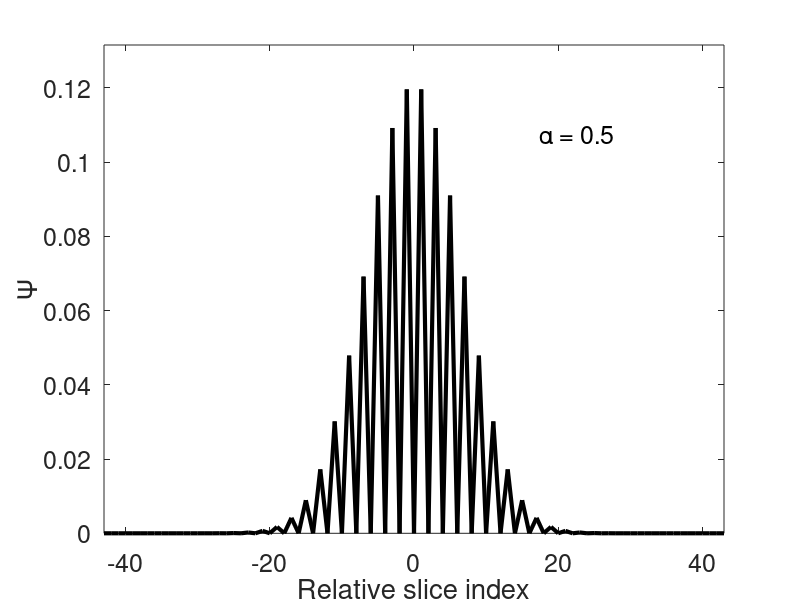
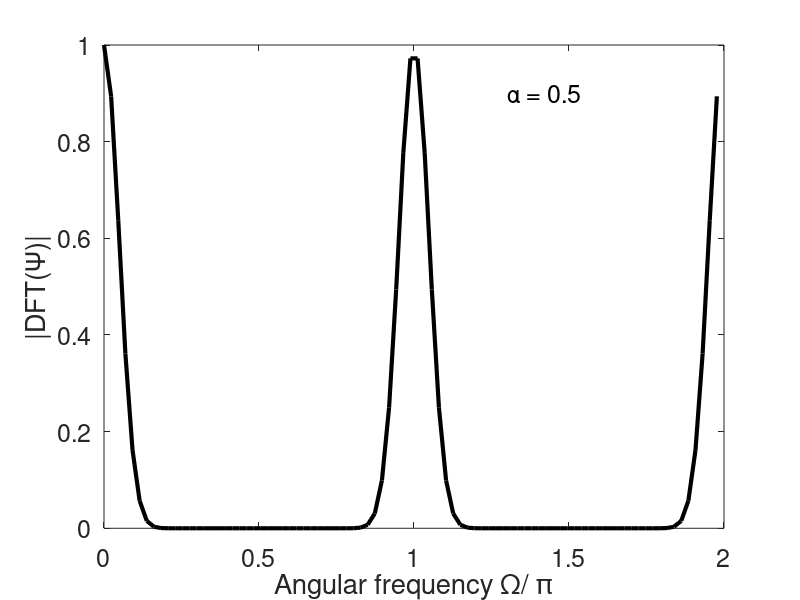
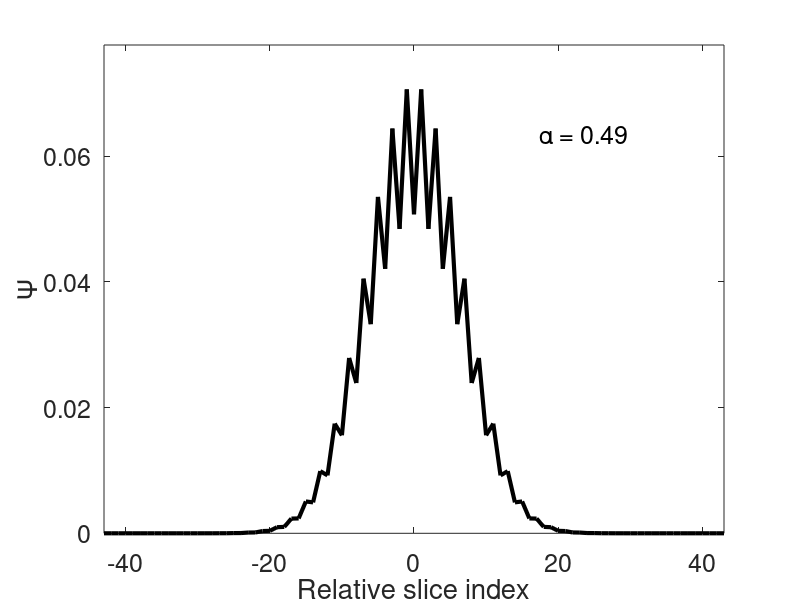
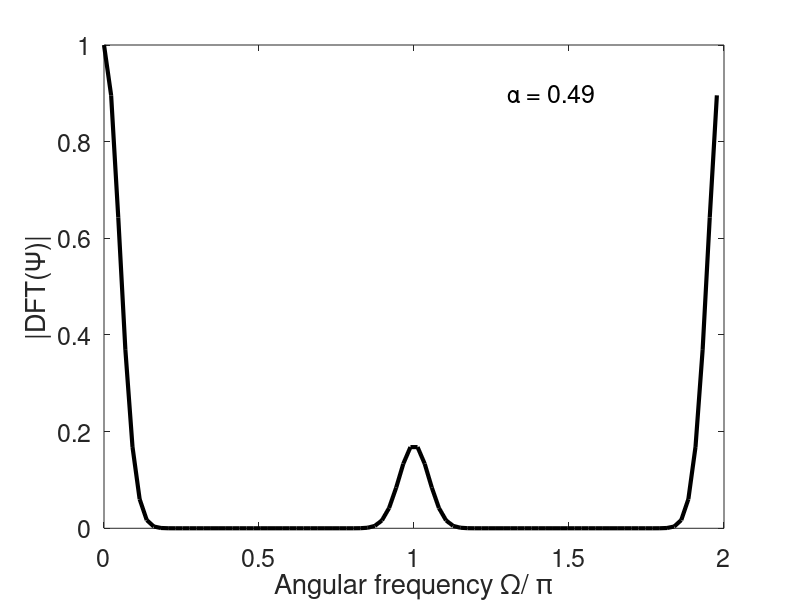

The MATLAB source for these figures, in order: (Note: this script raises an error after producing the figures.)
% paper_figures.m
%
% Script to generate the plots/figures used in the paper.
%
% Version: 0.2.18
% Author: Ramon Casero <rcasero@gmail.com>
% Copyright © 2016 University of Oxford
% 
% University of Oxford means the Chancellor, Masters and Scholars of
% the University of Oxford, having an administrative office at
% Wellington Square, Oxford OX1 2JD, UK. 
%
% This file is part of Gerardus.
%
% This program is free software: you can redistribute it and/or modify
% it under the terms of the GNU General Public License as published by
% the Free Software Foundation, either version 3 of the License, or
% (at your option) any later version.
%
% This program is distributed in the hope that it will be useful,
% but WITHOUT ANY WARRANTY; without even the implied warranty of
% MERCHANTABILITY or FITNESS FOR A PARTICULAR PURPOSE.  See the
% GNU General Public License for more details. The offer of this
% program under the terms of the License is subject to the License
% being interpreted in accordance with English Law and subject to any
% action against the University of Oxford being under the jurisdiction
% of the English Courts.
%
% You should have received a copy of the GNU General Public License
% along with this program.  If not, see <http://www.gnu.org/licenses/>.

% laptop at home
BASEDIR = '/media/rcasero/mvldata/data';
PROJDIR = '/home/rcasero/Software/casero2015_3d_histology_diffusion_registration';

% workstation at the office
BASEDIR = '/data2';
PROJDIR = '/home/orie1416/Software/casero2015_3d_histology_diffusion_registration';

% documentation directories
DOCDIR = [PROJDIR filesep 'doc'];
FIGDIR = [DOCDIR filesep 'figures'];
SRCDIR = [PROJDIR filesep 'src'];

MOUSE = 'Q53';

IMPROCDIR = [BASEDIR '/Mouse/' MOUSE '/ImageProcessing'];
BFDATADIR = [BASEDIR '/Mouse/' MOUSE '/Blockface'];
BFSDATADIR = [IMPROCDIR '/BlockfaceStabilised'];
BFCDATADIR = [IMPROCDIR '/BlockfaceCorrected'];
BFPDATADIR = [IMPROCDIR '/BlockfacePreprocessed'];
% HISTO = 'HistologyTrichrome';
HISTO = 'HistologySiriusRed';
HISTOLO = [HISTO 'LoRes'];
HISTLODIR = [BASEDIR '/Mouse/' MOUSE filesep HISTOLO];
HISTDIR = [BASEDIR '/Mouse/' MOUSE filesep HISTO];
HISTLOREGDIR = [BASEDIR '/Mouse/' MOUSE filesep HISTOLO '_to_BlockfaceCorrectedRegistration'];
%HISTLO2BFREGSIMILARITYDIR = [IMPROCDIR filesep HISTOLO 'GrayToBlockfaceRegistrationSimilarity'];
HISTLO2BFREGRIGID = [HISTOLO '_to_BlockfaceRegistrationRigid'];
HISTLO2BFREGRIGIDDIR = [IMPROCDIR filesep HISTLO2BFREGRIGID];
INTRAHISTLORIGID = ['Intra_' HISTOLO];
INTRAHISTLOBSP = ['Intra_' HISTOLO '_Bsp'];
INTRANOBFHISTLORIGID = ['NoBlockfaceIntra_' HISTOLO];

HISTLOPDIR = [HISTLO2BFREGRIGIDDIR 'Preprocessed'];

HISTREC = [HISTO 'Reconstructed'];
HISTREC_LVFREE = [HISTREC '_LV_FreeWall'];
HISTREF_LVFREE = [HISTREC 'Refined_LV_FreeWall'];
HISTRECDIR = [IMPROCDIR filesep HISTREC];
HISTRECDIR_LVFREE = [HISTRECDIR '_LV_FreeWall'];
HISTREFDIR_LVFREE = [HISTRECDIR 'Refined_LV_FreeWall'];

% initial alignment of histology to blockface, common to all subsequent
% refinements
T_HISTLO2BF = ['t_' HISTOLO '_to_Blockface.mat'];
T_HISTLO2BF_FILE = [IMPROCDIR filesep T_HISTLO2BF];
T_INTRAHISTLO = ['t_Intra_' HISTOLO '.mat'];
T_NOBF_INTRAHISTLO = ['t_NoBlockfaceIntra_' HISTOLO '.mat'];
T_TOTHIST_LVFREE = ['t_Total_' HISTO '_LV_FreeWall.mat'];

% manually traced landmarks
PTS_HIST2BF = ['pts_' HISTOLO '_to_Blockface.mat'];


%%%%%%%%%%%%%%%%%%%%%%%%%%%%%%%%%%%%%%%%%%%%%%%%%%%%%%%%%%%%%%%%%%%%%%%%%%%
%% repeat convolution of solution kernels
%%%%%%%%%%%%%%%%%%%%%%%%%%%%%%%%%%%%%%%%%%%%%%%%%%%%%%%%%%%%%%%%%%%%%%%%%%%

% number of repeat convolutions
N = 42;

% values of constant alpha
for a = [0.50 0.49 0.45];
    
    % create the local neighborhood kernel
    h = [a 1-2*a a];
    
    % repeat convolution
    h2 = h;
    for I = 1:N; h2 = conv(h2, h); end
    
    % in frequency domain
    H2 = abs(fft(h2));
    
    % plot repeat convolution
    hold off
    N2 = length(h2);
    x2 = (1:N2)-(N2+1)/2;
    plot(x2, h2, 'k', 'LineWidth', 3)
    xlabel('Relative slice index')
    ylabel('\Psi')
    set(gca, 'FontSize', 18)
    axis([min(x2) max(x2) 0 max(h2)*1.1])
    text(length(x2)/2*.4, max(h2)*.9, ['\alpha = ' num2str(a)], 'FontSize', 18)
    
    saveas(gca, [FIGDIR filesep 'kernel-spatial-alpha-' num2str(a) '.tif'])
    
    % plot frequency domain
    M2 = length(H2);
    theta2 = linspace(0, 2, M2+1);
    theta2(end) = [];
    plot(theta2, H2, 'k', 'LineWidth', 3)
    xlabel('Angular frequency \Omega/ \pi')
    ylabel('|DFT(\Psi)|')
    set(gca, 'FontSize', 18)
    text(1.3, max(H2)*.9, ['\alpha = ' num2str(a)], 'FontSize', 18)
    
    saveas(gca, [FIGDIR filesep 'kernel-freq-alpha-' num2str(a) '.tif'])

end

%%%%%%%%%%%%%%%%%%%%%%%%%%%%%%%%%%%%%%%%%%%%%%%%%%%%%%%%%%%%%%%%%%%%%%%%%%%
%% visualization of transformation diffusion with vertical translation
%% (solution is sine wave)
%%%%%%%%%%%%%%%%%%%%%%%%%%%%%%%%%%%%%%%%%%%%%%%%%%%%%%%%%%%%%%%%%%%%%%%%%%%

% coefficient
alpha = 0.49;

% number of slices
N = 100;

% place slices along true shape as sine wave
x = (0:(N-1))/N;
t = sin(2*pi*x);

% keep a copy of the true shape
t0 = t;

% random initialization of slice positions away from their perfect
% alignment
rng(10)
noise = rand(1, N);
noise = noise - mean(noise);
t = t + 2.4 * noise;

% plot slice positions
hold off
plot(0:N-1, t, 'k', 'LineWidth', 2)
set(gca, 'FontSize', 16)
hold on
plot(0:N-1, t0, ':k', 'LineWidth', 2)
axis([0 100 -3 2])
xlabel('slice index')
ylabel('slice position')

% save figure
saveas(gca, [FIGDIR filesep 'registration-diffusion-toy-translation-ground-truth.png'])

% compute registration between slices
fprev = -diff(t);
fpos = -diff(t(end:-1:1));
fpos = fpos(end:-1:1);

% pad with values so that computing the slice update step is more simple.
% After padding, for the i-th slice we can do alpha*(fprev(i)+fpos(i))
fprev = [NaN fprev];
fpos = [fpos NaN];

% init accumulated transform to apply to each slice
ftot = zeros(1, N);

% NOTE: the optimal reconstruction is ITER = 42

% allocate space for reconstruction error
err = zeros(1, 7000);

%% reduce amount of registration noise, but don't get to optimal reconstruction
for I = 1:5

    % impose Neumann conditions at the extremes, i.e. 2*delta(0,1) and
    % 2*delta(N-1,N-2) respectively
    fprev(1) = fpos(1);
    fpos(end) = fprev(end);
    
    % compute the transform to apply to each slice in this iteration
    f = alpha * (fprev + fpos);
    
    % compose with the previous transforms to obtain a total transform
    ftot = ftot + f;
    
    % update neighbour transformation step (note that we ignore the element
    % for the ghost slices)
    fprev(2:end) = fprev(2:end) - f(2:end) + f(1:end-1);
    fpos(1:end-1) = fpos(1:end-1) - f(1:end-1) + f(2:end);
    
    % compute the error between the reconstruction and the true shape
    err(I) = norm(t + ftot - t0);
    
   
end

% plot slice positions
hold off
plot(0:N-1, t + ftot, 'k', 'LineWidth', 2)
set(gca, 'FontSize', 16)
hold on
plot(0:N-1, t0, ':k', 'LineWidth', 2)
axis([0 100 -3 2])
xlabel('slice index')
ylabel('slice position')

% save figure
saveas(gca, [FIGDIR filesep 'registration-diffusion-toy-translation-iter-5.png'])

%% run more iterations until achieving optimal reconstruction
for I = 6:42

    % impose Neumann conditions at the extremes, i.e. 2*delta(0,1) and
    % 2*delta(N-1,N-2) respectively
    fprev(1) = fpos(1);
    fpos(end) = fprev(end);
    
    % compute the transform to apply to each slice in this iteration
    f = alpha * (fprev + fpos);
    
    % compose with the previous transforms to obtain a total transform
    ftot = ftot + f;
    
    % update neighbour transformation step (note that we ignore the element
    % for the ghost slices)
    fprev(2:end) = fprev(2:end) - f(2:end) + f(1:end-1);
    fpos(1:end-1) = fpos(1:end-1) - f(1:end-1) + f(2:end);
    
    % compute the error between the reconstruction and the true shape
    err(I) = norm(t + ftot - t0);
    
   
end

% plot slice positions
hold off
plot(0:N-1, t + ftot, 'k', 'LineWidth', 2)
set(gca, 'FontSize', 16)
hold on
plot(0:N-1, t0, ':k', 'LineWidth', 2)
axis([0 100 -3 2])
xlabel('slice index')
ylabel('slice position')

% save figure
saveas(gca, [FIGDIR filesep 'registration-diffusion-toy-translation-iter-42.png'])

%% run more iterations until achieving optimal reconstruction
for I = 43:1000

    % impose Neumann conditions at the extremes, i.e. 2*delta(0,1) and
    % 2*delta(N-1,N-2) respectively
    fprev(1) = fpos(1);
    fpos(end) = fprev(end);
    
    % compute the transform to apply to each slice in this iteration
    f = alpha * (fprev + fpos);
    
    % compose with the previous transforms to obtain a total transform
    ftot = ftot + f;
    
    % update neighbour transformation step (note that we ignore the element
    % for the ghost slices)
    fprev(2:end) = fprev(2:end) - f(2:end) + f(1:end-1);
    fpos(1:end-1) = fpos(1:end-1) - f(1:end-1) + f(2:end);
    
    % compute the error between the reconstruction and the true shape
    err(I) = norm(t + ftot - t0);
    
   
end

% plot slice positions
hold off
plot(0:N-1, t + ftot, 'k', 'LineWidth', 2)
set(gca, 'FontSize', 16)
hold on
plot(0:N-1, t0, ':k', 'LineWidth', 2)
axis([0 100 -3 2])
xlabel('slice index')
ylabel('slice position')

% save figure
saveas(gca, [FIGDIR filesep 'registration-diffusion-toy-translation-iter-1000.png'])

%% run more iterations until achieving optimal reconstruction
for I = 1001:7000

    % impose Neumann conditions at the extremes, i.e. 2*delta(0,1) and
    % 2*delta(N-1,N-2) respectively
    fprev(1) = fpos(1);
    fpos(end) = fprev(end);
    
    % compute the transform to apply to each slice in this iteration
    f = alpha * (fprev + fpos);
    
    % compose with the previous transforms to obtain a total transform
    ftot = ftot + f;
    
    % update neighbour transformation step (note that we ignore the element
    % for the ghost slices)
    fprev(2:end) = fprev(2:end) - f(2:end) + f(1:end-1);
    fpos(1:end-1) = fpos(1:end-1) - f(1:end-1) + f(2:end);
    
    % compute the error between the reconstruction and the true shape
    err(I) = norm(t + ftot - t0);
    
   
end

% plot slice positions
hold off
plot(0:N-1, t + ftot, 'k', 'LineWidth', 2)
set(gca, 'FontSize', 16)
hold on
plot(0:N-1, t0, ':k', 'LineWidth', 2)
axis([0 100 -3 2])
xlabel('slice index')
ylabel('slice position')

% save figure
saveas(gca, [FIGDIR filesep 'registration-diffusion-toy-translation-iter-7000.png'])

%% plot reconstruction error
hold off
semilogx(err, 'k', 'LineWidth', 2)
set(gca, 'FontSize', 16)
xlabel('diffusion iteration')
ylabel('error')

% save figure
saveas(gca, [FIGDIR filesep 'registration-diffusion-toy-translation-err.png'])

%%%%%%%%%%%%%%%%%%%%%%%%%%%%%%%%%%%%%%%%%%%%%%%%%%%%%%%%%%%%%%%%%%%%%%%%%%%
%% common code to all virtual slices sections
%%%%%%%%%%%%%%%%%%%%%%%%%%%%%%%%%%%%%%%%%%%%%%%%%%%%%%%%%%%%%%%%%%%%%%%%%%%

% list of blockface and histology files
[filebf, fileh] = match_file_lists(...
    dir([BFPDATADIR filesep '*.png']), ...
    dir([HISTLO2BFREGRIGIDDIR filesep '*.mha']), ...
    9:11, ...
    5:7 ...
    );
N = length(fileh);

% load histology slice, and change units to mm so that the plots look nicer
imh = scimat_load([HISTLO2BFREGRIGIDDIR filesep fileh(140).name]);
imh.axis(1).spacing = imh.axis(1).spacing * 1e3;
imh.axis(2).spacing = imh.axis(2).spacing * 1e3;

% coordinates of the planes we are going to cut through
R1 = 515;
R2 = 612;
C1 = 974;
y1 = scimat_index2world([R1 1], imh);
y1 = y1(2);
y2 = scimat_index2world([R2 1], imh);
y2 = y2(2);
x1 = scimat_index2world([1 C1], imh);
x1 = x1(1);

% coordinates of image limits
aux0 = scimat_index2world([1 1], imh);
auxend = scimat_index2world([size(imh.data, 1) size(imh.data, 2)], imh);
bbx = [aux0(1) auxend(1)]; % x-coordinates of the first and last corners of bounding box
bby = [aux0(2) auxend(2)]; % y-coordinates of the first and last corners of bounding box
bbz = [0 10e-6*1e3*(N-1)]; % z-coordinates of the first and last corners of bounding box

%%%%%%%%%%%%%%%%%%%%%%%%%%%%%%%%%%%%%%%%%%%%%%%%%%%%%%%%%%%%%%%%%%%%%%%%%%%
%% low-res virtual slices at different stages of refinement
%%%%%%%%%%%%%%%%%%%%%%%%%%%%%%%%%%%%%%%%%%%%%%%%%%%%%%%%%%%%%%%%%%%%%%%%%%%

%% histology real slice example and reference

% load histology slice, and change units to mm so that the plots look nicer
imh = scimat_load([HISTLO2BFREGRIGIDDIR filesep fileh(140).name]);
imh.axis(1).spacing = imh.axis(1).spacing * 1e3;
imh.axis(2).spacing = imh.axis(2).spacing * 1e3;

% plot horizontal slice to use as reference
hold off
scimat_imagesc(imh)
set(gca, 'FontSize', 16)
hold on
rectangle('Position', [0.007945e3 0.0043e3 ...
    3579/20*imh.axis(2).spacing 4500/20*imh.axis(1).spacing], ...
    'LineStyle', '--', 'LineWidth', 2)
plot([0 13], [y1 y1], 'k', 'LineWidth', 4)
plot([0 13], [y2 y2], 'k', 'LineWidth', 4)
plot([x1 x1], [3 13], 'k', 'LineWidth', 4)
plot([0 13], [y1 y1], 'b', 'LineWidth', 2)
plot([0 13], [y2 y2], 'r', 'LineWidth', 2)
plot([x1 x1], [3 13], 'g', 'LineWidth', 2)
axis ij equal tight
axis([2 12 3 12])

% save image
export_fig([FIGDIR filesep MOUSE '_' HISTLO2BFREGRIGID '_slice_140.tif'])

%% real blockface example image

% load blockface
[~, namebf] = fileparts(filebf(140).name);
imbf = scimat_load([BFPDATADIR filesep namebf '.png']);
imbf.axis(1).spacing = imh.axis(1).spacing;
imbf.axis(2).spacing = imh.axis(2).spacing;
imbf.axis(1).min = imh.axis(1).min;
imbf.axis(2).min = imh.axis(2).min;

% plot horizontal slice to use as reference
hold off
scimat_imagesc(imbf)
set(gca, 'FontSize', 16)
set(gcf, 'color', 'w');
hold on
rectangle('Position', [0.007945e3 0.0043e3 ...
    3579/20*imh.axis(2).spacing 4500/20*imh.axis(1).spacing], ...
    'LineStyle', '--', 'LineWidth', 2, 'EdgeColor', 'k')
plot([0 13], [y1 y1], 'k', 'LineWidth', 4)
plot([0 13], [y2 y2], 'k', 'LineWidth', 4)
plot([x1 x1], [3 13], 'k', 'LineWidth', 4)
plot([0 13], [y1 y1], 'b', 'LineWidth', 2)
plot([0 13], [y2 y2], 'r', 'LineWidth', 2)
plot([x1 x1], [3 13], 'g', 'LineWidth', 2)
axis ij equal tight
axis([2 12 3 12])

% save image
export_fig([FIGDIR filesep MOUSE '_blockface_slice_140.tif'])

%% histology detail

% load high resolution slice and apply alignment to blockface so that we
% can plot the detail
load([IMPROCDIR filesep T_HISTLO2BF], 'th2bf')
opts.AutoDefaultPixelValue = true;
[~, nameh] = fileparts(fileh(140).name);
aux = transformix(th2bf(140), [HISTDIR filesep nameh '.tif'], opts);
imh = scimat_load(aux);
imh.axis(1).spacing = imh.axis(1).spacing * 1e3;
imh.axis(2).spacing = imh.axis(2).spacing * 1e3;

% plot histology detail
hold off
scimat_imagesc(imh)
set(gca, 'FontSize', 16)
hold on
rectangle('Position', [0.007945e3 0.0043e3 ...
    3579/20*imh.axis(2).spacing 4500/20*imh.axis(1).spacing], ...
    'LineStyle', '--', 'LineWidth', 2)
plot([0 13], [y1 y1], 'k', 'LineWidth', 4)
plot([0 13], [y2 y2], 'k', 'LineWidth', 4)
plot([x1 x1], [3 13], 'k', 'LineWidth', 4)
plot([0 13], [y1 y1], 'b', 'LineWidth', 2)
plot([0 13], [y2 y2], 'r', 'LineWidth', 2)
plot([x1 x1], [3 13], 'g', 'LineWidth', 2)
axis ij equal tight
axis([0.007945e3+[0 3579/20*imh.axis(2).spacing]+[-.05 .05]...
    0.0043e3+[0 4500/20*imh.axis(1).spacing]+[-.05 .05]])

% save image
export_fig([FIGDIR filesep MOUSE '_' HISTLO2BFREGRIGID '_slice_140_detail.tif'])

%% blockface virtual slice

clear imbfall

for I = 1:N
    
    % load blockface
    [~, namebf] = fileparts(filebf(I).name);
    imbfall(:, :, I, 1, :) = imread([BFPDATADIR filesep namebf '.png']);
    
end
imbfall = imbfall(:, :, end:-1:1, :, :);

% plot virtual slice 1
hold off
im = squeeze(imbfall(R1, :, :, :, :));
im = permute(im, [2 1 3]);
imagesc(bbx, bbz, im)
axis xy equal tight
axis([3.5 10.5 0 1.1])
set(gcf, 'color', 'white');
set(gca, 'FontSize', 16)

% save figure
export_fig([FIGDIR filesep 'virtual_slice_R' num2str(R1) '_' MOUSE ...
    '_' 'Blockface' '.tif'])

% plot virtual slice 2
hold off
im = squeeze(imbfall(R2, :, :, :, :));
im = permute(im, [2 1 3]);
imagesc(bbx, bbz, im)
axis xy equal tight
axis([3 11.5 0 1.5])
set(gcf, 'color', 'white');
set(gca, 'FontSize', 16)

% save figure
export_fig([FIGDIR filesep 'virtual_slice_R' num2str(R2) '_' MOUSE ...
    '_' 'Blockface' '.tif'])

% plot virtual slice 3
hold off
im = squeeze(imbfall(:, C1, :, :, :));
im = permute(im, [2 1 3]);
imagesc(bby, bbz, im)
axis xy equal tight
axis([4 11.5 0 1.5])
set(gcf, 'color', 'white');
set(gca, 'FontSize', 16)

% save figure
export_fig([FIGDIR filesep 'virtual_slice_C' num2str(C1) '_' MOUSE ...
    '_' 'Blockface' '.tif'])


%% blockface virtual slice (detail)

% load the blockface using the previous section

% plot virtual slice 1
hold off
im = squeeze(imbfall(R1, :, :, :, :));
im = permute(im, [2 1 3]);
imagesc(bbx, bbz, im)
axis xy equal tight
axis([7.9450 9.5790 0 0.9])
set(gcf, 'color', 'white');
set(gca, 'FontSize', 16)

% save figure
export_fig([FIGDIR filesep 'virtual_slice_R' num2str(R1) '_' MOUSE ...
    '_' 'Blockface_detail' '.tif'])

% plot virtual slice 2
hold off
im = squeeze(imbfall(R2, :, :, :, :));
im = permute(im, [2 1 3]);
imagesc(bbx, bbz, im)
axis xy equal tight
axis([7.9450 9.5790 0 1.2])
set(gcf, 'color', 'white');
set(gca, 'FontSize', 16)

% save figure
export_fig([FIGDIR filesep 'virtual_slice_R' num2str(R2) '_' MOUSE ...
    '_' 'Blockface_detail' '.tif'])

% plot virtual slice 3
hold off
im = squeeze(imbfall(:, C1, :, :, :));
im = permute(im, [2 1 3]);
imagesc(bby, bbz, im)
axis xy equal tight
axis([4.3000 6.3654 0 1.3])
set(gcf, 'color', 'white');
set(gca, 'FontSize', 16)

% save figure
export_fig([FIGDIR filesep 'virtual_slice_C' num2str(C1) '_' MOUSE ...
    '_' 'Blockface_detail' '.tif'])


%% histology alignment without blockface

% load and compose transforms
load([IMPROCDIR filesep T_NOBF_INTRAHISTLO], 'th2h', 'th2h_bsp')
ttot = elastix_cat(th2h_bsp, th2h);

% init memory to store transformed histology
imhall = zeros([ttot(1).Size([2 1]) N 1 3], 'uint8');

for I = 1:N
    
    % load histology
    [~, nameh] = fileparts(fileh(I).name);
    aux = scimat_load([HISTLODIR filesep nameh '.png']);
    
    % apply transforms to histology
    aux = transformix(ttot(I), aux, opts);
    imhall(:, :, I, 1, :) = aux.data;
    
end
imhall = imhall(:, :, end:-1:1, :, :);

% plot virtual slice 1
hold off
im = squeeze(imhall(285, :, :, :, :));
im = permute(im, [2 1 3]);
imagesc(bbx, bbz, im)
axis xy equal tight
axis([3.25 11.5 0 1.5])
set(gcf, 'color', 'white');
set(gca, 'FontSize', 16)

% save figure
export_fig([FIGDIR filesep 'virtual_slice_R' num2str(285) '_' MOUSE ...
    '_' INTRANOBFHISTLORIGID '.tif'])

% plot virtual slice 2
hold off
im = squeeze(imhall(367, :, :, :, :));
im = permute(im, [2 1 3]);
imagesc(bbx, bbz, im)
axis xy equal tight
axis([2.5 12.5 0 1.5])
set(gcf, 'color', 'white');
set(gca, 'FontSize', 16)

% save figure
export_fig([FIGDIR filesep 'virtual_slice_R' num2str(367) '_' MOUSE ...
    '_' INTRANOBFHISTLORIGID '.tif'])

% plot virtual slice 3
hold off
im = squeeze(imhall(:, 888, :, :, :));
im = permute(im, [2 1 3]);
imagesc(bby, bbz, im)
axis xy equal tight
axis([2.5 11 0 1.5])
set(gcf, 'color', 'white');
set(gca, 'FontSize', 16)

% save figure
export_fig([FIGDIR filesep 'virtual_slice_C' num2str(888) '_' MOUSE ...
    '_' INTRANOBFHISTLORIGID '.tif'])

%% histology to blockface rigid registration

opts.AutoDefaultPixelValue = true;

% load and compose transforms
load([IMPROCDIR filesep T_HISTLO2BF], 'th2bf')
ttot = th2bf;

% init memory to store transformed histology
imhall = zeros([ttot(1).Size([2 1]) N 1 3], 'uint8');

for I = 1:N
    
    % load histology
    [~, nameh] = fileparts(fileh(I).name);
    aux = scimat_load([HISTLODIR filesep nameh '.png']);
    
    % apply transforms to histology
    aux = transformix(ttot(I), aux, opts);
    imhall(:, :, I, 1, :) = aux.data;
    
end
imhall = imhall(:, :, end:-1:1, :, :);

% plot virtual slice 1
hold off
im = squeeze(imhall(R1, :, :, :, :));
im = permute(im, [2 1 3]);
imagesc(bbx, bbz, im)
axis xy equal tight
axis([3.5 10.5 0 1.1])
set(gcf, 'color', 'white');
set(gca, 'FontSize', 16)

% save figure
export_fig([FIGDIR filesep 'virtual_slice_R' num2str(R1) '_' MOUSE ...
    '_' HISTLO2BFREGRIGID '.tif'])

% plot virtual slice 2
hold off
im = squeeze(imhall(R2, :, :, :, :));
im = permute(im, [2 1 3]);
imagesc(bbx, bbz, im)
axis xy equal tight
axis([3 11.5 0 1.5])
set(gcf, 'color', 'white');
set(gca, 'FontSize', 16)

% save figure
export_fig([FIGDIR filesep 'virtual_slice_R' num2str(R2) '_' MOUSE ...
    '_' HISTLO2BFREGRIGID '.tif'])

% plot virtual slice 3
hold off
im = squeeze(imhall(:, C1, :, :, :));
im = permute(im, [2 1 3]);
imagesc(bby, bbz, im)
axis xy equal tight
axis([4 11.5 0 1.5])
set(gcf, 'color', 'white');
set(gca, 'FontSize', 16)

% save figure
export_fig([FIGDIR filesep 'virtual_slice_C' num2str(C1) '_' MOUSE ...
    '_' HISTLO2BFREGRIGID '.tif'])

%% intra-histology rigid diffusion

clear imhall
opts.AutoDefaultPixelValue = true;

% load and compose transforms up to an including this refinement
load([IMPROCDIR filesep T_HISTLO2BF], 'th2bf')
load([IMPROCDIR filesep T_INTRAHISTLO], 'th2h')
ttot = elastix_cat(th2h, th2bf);

% init memory to store transformed histology
imhall = zeros([ttot(1).Size([2 1]) N 1 3], 'uint8');

for I = 1:N
    
    % load histology
    [~, nameh] = fileparts(fileh(I).name);
    aux = scimat_load([HISTLODIR filesep nameh '.png']);
    
    % apply transforms to histology
    aux = transformix(ttot(I), aux, opts);
    imhall(:, :, I, 1, :) = aux.data;
    
end
imhall = imhall(:, :, end:-1:1, :, :);

% plot virtual slice 1
hold off
im = squeeze(imhall(R1, :, :, :, :));
im = permute(im, [2 1 3]);
imagesc(bbx, bbz, im)
axis xy equal tight
axis([3.5 10.5 0 1.1])
set(gcf, 'color', 'white');
set(gca, 'FontSize', 16)

% save figure
export_fig([FIGDIR filesep 'virtual_slice_R' num2str(R1) '_' MOUSE ...
    '_' INTRAHISTLORIGID '.tif'])

% plot virtual slice 2
hold off
im = squeeze(imhall(R2, :, :, :, :));
im = permute(im, [2 1 3]);
imagesc(bbx, bbz, im)
axis xy equal tight
axis([3 11.5 0 1.5])
set(gcf, 'color', 'white');
set(gca, 'FontSize', 16)

% save figure
export_fig([FIGDIR filesep 'virtual_slice_R' num2str(R2) '_' MOUSE ...
    '_' INTRAHISTLORIGID '.tif'])

% plot virtual slice 3
hold off
im = squeeze(imhall(:, C1, :, :, :));
im = permute(im, [2 1 3]);
imagesc(bby, bbz, im)
axis xy equal tight
axis([4 11.5 0 1.5])
set(gcf, 'color', 'white');
set(gca, 'FontSize', 16)

% save figure
export_fig([FIGDIR filesep 'virtual_slice_C' num2str(C1) '_' MOUSE ...
    '_' INTRAHISTLORIGID '.tif'])

%% intra-histology B-spline diffusion

clear imh
opts.AutoDefaultPixelValue = true;

% compose transforms
load([IMPROCDIR filesep T_HISTLO2BF], 'th2bf')
load([IMPROCDIR filesep T_INTRAHISTLO], 'th2h', 'th2h_bsp')
ttot = elastix_cat(th2h_bsp, th2h, th2bf);

% init memory to store transformed histology
imhall = zeros([ttot(1).Size([2 1]) N 1 3], 'uint8');

for I = 1:N
    
    % load histology
    [~, nameh] = fileparts(fileh(I).name);
    aux = scimat_load([HISTLODIR filesep nameh '.tif']);
    
    % apply transforms to histology
    aux = transformix(ttot(I), aux, opts);
    imhall(:, :, I, 1, :) = aux.data;
    
end
imhall = imhall(:, :, end:-1:1, :, :);

% plot virtual slice 1
hold off
im = squeeze(imhall(R1, :, :, :, :));
im = permute(im, [2 1 3]);
imagesc(bbx, bbz, im)
axis xy equal tight
axis([3.5 10.5 0 1.1])
set(gcf, 'color', 'white');
set(gca, 'FontSize', 16)

% save figure
export_fig([FIGDIR filesep 'virtual_slice_R' num2str(R1) '_' MOUSE ...
    '_' INTRAHISTLOBSP '.tif'])

% plot virtual slice 2
hold off
im = squeeze(imhall(R2, :, :, :, :));
im = permute(im, [2 1 3]);
imagesc(bbx, bbz, im)
axis xy equal tight
axis([3 11.5 0 1.5])
set(gcf, 'color', 'white');
set(gca, 'FontSize', 16)

% save figure
export_fig([FIGDIR filesep 'virtual_slice_R' num2str(R2) '_' MOUSE ...
    '_' INTRAHISTLOBSP '.tif'])

% plot virtual slice 3
hold off
im = squeeze(imhall(:, C1, :, :, :));
im = permute(im, [2 1 3]);
imagesc(bby, bbz, im)
axis xy equal tight
axis([4 11.5 0 1.5])
set(gcf, 'color', 'white');
set(gca, 'FontSize', 16)

% save figure
export_fig([FIGDIR filesep 'virtual_slice_C' num2str(C1) '_' MOUSE ...
    '_' INTRAHISTLOBSP '.tif'])

%%%%%%%%%%%%%%%%%%%%%%%%%%%%%%%%%%%%%%%%%%%%%%%%%%%%%%%%%%%%%%%%%%%%%%%%%%%
%% hi-res virtual slices at different stages of refinement
%%%%%%%%%%%%%%%%%%%%%%%%%%%%%%%%%%%%%%%%%%%%%%%%%%%%%%%%%%%%%%%%%%%%%%%%%%%

%% compute the rows and column for the virtual slices

% load example image with low-res metainformation
imh = scimat_load([HISTLO2BFREGRIGIDDIR filesep fileh(140).name]);

aux = scimat_index2world([R1, 1], imh);
Y1 = aux(2);
aux = scimat_index2world([R2, 1], imh);
Y2 = aux(2);
aux = scimat_index2world([1, C1], imh);
X1 = aux(1);

% load example image with hi-res metainformation
imh = scimat_load([HISTRECDIR filesep fileh(140).name]);

aux = scimat_world2index([1, Y1], imh);
RH1 = round(aux(1));
aux = scimat_world2index([1, Y2], imh);
RH2 = round(aux(1));
aux = scimat_world2index([X1, 1], imh);
CH1 = round(aux(2));

% coordinates of image limits
aux0 = scimat_index2world([1 1], imh);
auxend = scimat_index2world([size(imh.data, 1) size(imh.data, 2)], imh);
bbx = [aux0(1) auxend(1)]*1e3; % x-coordinates of the first and last corners of bounding box
bby = [aux0(2) auxend(2)]*1e3; % y-coordinates of the first and last corners of bounding box
bbz = [0 10e-6*1e3*(N-1)]; % z-coordinates of the first and last corners of bounding box


%% histology cropped volume after lo-res reconstruction

% load total transforms: low-res reconstruction + cropping of the window of
% interest
load([HISTREFDIR_LVFREE filesep T_TOTHIST_LVFREE], 'ttotlo')

% init memory to store transformed histology
imhall = zeros([ttotlo(1).Size([2 1]) N 3], 'uint8');

for I = 1:N
    
    % load histology
    [~, nameh] = fileparts(fileh(I).name);
    aux = scimat_load([HISTRECDIR filesep fileh(I).name]);
    imhall(:, :, I, :, :) = aux.data;
    
end
imhall = imhall(:, :, end:-1:1, :, :);

% plot virtual slice 1
hold off
im = squeeze(imhall(RH1, :, :, :, :));
im = permute(im, [2 1 3]);
imagesc(bbx, bbz, im)
axis xy equal tight
axis([bbx 0 0.9])
set(gcf, 'color', 'white');
set(gca, 'FontSize', 16)

% save figure
export_fig([FIGDIR filesep 'virtual_slice_R' num2str(RH1) '_' MOUSE ...
    '_' HISTREC_LVFREE '.tif'])

% plot virtual slice 2
hold off
im = squeeze(imhall(RH2, :, :, :, :));
im = permute(im, [2 1 3]);
imagesc(bbx, bbz, im)
axis xy equal tight
axis([bbx 0 1.2])
set(gcf, 'color', 'white');
set(gca, 'FontSize', 16)

% save figure
export_fig([FIGDIR filesep 'virtual_slice_R' num2str(RH2) '_' MOUSE ...
    '_' HISTREC_LVFREE '.tif'])

% plot virtual slice 3
hold off
im = squeeze(imhall(:, CH1, :, :, :));
im = permute(im, [2 1 3]);
imagesc(bby, bbz, im)
axis xy equal tight
axis([bby 0 1.3])
set(gcf, 'color', 'white');
set(gca, 'FontSize', 16)

% save figure
export_fig([FIGDIR filesep 'virtual_slice_C' num2str(CH1) '_' MOUSE ...
    '_' HISTREC_LVFREE '.tif'])


%% apply all refinements to hi-res histology. 

% compose transforms: low-res reconstruction, cropping of window of
% interest, and first hi-res B-spline refinement
load([HISTREFDIR_LVFREE filesep T_TOTHIST_LVFREE], 'ttotlo', 'th2h_bsp')

% loop number of refinement sweeps
for NREF = 1:elastix_length(th2h_bsp)
    
    disp(['NREF = ' num2str(NREF)])
    
    % how many refinement sweeps do we want?
    t_aux = elastix_colon(th2h_bsp, ...
        5-NREF:elastix_length(th2h_bsp));
    
    % compose low-res refinement with the hi-res refinements
    ttot = elastix_cat(t_aux, ttotlo);
    
    % init memory to store transformed histology
    imhall = zeros([ttot(1).Size([2 1]) N 1 3], 'uint8');
    
    for I = 1:N
        
        disp(['I = ' num2str(I)])
        
        tic
        % apply transforms to histology
        [~, nameh] = fileparts(fileh(I).name);
        auxfile = transformix(ttot(I), [HISTDIR filesep nameh '.png'], opts);
        aux = scimat_load(auxfile);
        imhall(:, :, I, 1, :) = aux.data;
        delete(auxfile)
        disp(['time: ' num2str(toc) ' sec'])
        
    end
    imhall = imhall(:, :, end:-1:1, :, :);
    
    save(['foo' num2str(NREF) '.mat'], 'imhall', '-v7.3')
    
    % plot virtual slice 1
    hold off
    im = squeeze(imhall(RH1, :, :, :, :));
    im = permute(im, [2 1 3]);
    imagesc(bbx, bbz, im)
    axis xy equal tight
    axis([bbx 0 0.9])
    set(gcf, 'color', 'white');
    set(gca, 'FontSize', 16)
    
    % save figure
    export_fig([FIGDIR filesep 'virtual_slice_R' num2str(RH1) '_' MOUSE ...
        '_' HISTREF_LVFREE '_nref_' num2str(NREF) '.tif'])
    
    % plot virtual slice 2
    hold off
    im = squeeze(imhall(RH2, :, :, :, :));
    im = permute(im, [2 1 3]);
    imagesc(bbx, bbz, im)
    axis xy equal tight
    axis([bbx 0 1.3])
    set(gcf, 'color', 'white');
    set(gca, 'FontSize', 16)
    
    % save figure
    export_fig([FIGDIR filesep 'virtual_slice_R' num2str(RH2) '_' MOUSE ...
        '_' HISTREF_LVFREE '_nref_' num2str(NREF) '.tif'])
    
    % plot virtual slice 3
    hold off
    im = squeeze(imhall(:, CH1, :, :, :));
    im = permute(im, [2 1 3]);
    imagesc(bby, bbz, im)
    axis xy equal tight
    axis([bby 0 1.3])
    set(gcf, 'color', 'white');
    set(gca, 'FontSize', 16)
    
    % save figure
    export_fig([FIGDIR filesep 'virtual_slice_C' num2str(CH1) '_' MOUSE ...
        '_' HISTREF_LVFREE '_nref_' num2str(NREF) '.tif'])

end

%%%%%%%%%%%%%%%%%%%%%%%%%%%%%%%%%%%%%%%%%%%%%%%%%%%%%%%%%%%%%%%%%%%%%%%%%%%
%% reconstruction validation (no blockface as external reference)
%% slice by slice
%%%%%%%%%%%%%%%%%%%%%%%%%%%%%%%%%%%%%%%%%%%%%%%%%%%%%%%%%%%%%%%%%%%%%%%%%%%

%% load error results:

% low-res 4 B-spline registrations, 5 diffusions each
err_h2bf_nobf = load([SRCDIR filesep 'err_Q53_blockface_histology_t_NoBlockfaceIntra_HistologySiriusRedLoRes.mat']);
err_h2h_nobf = load([SRCDIR filesep 'err_Q53_intra_histology_t_NoBlockfaceIntra_HistologySiriusRedLoRes.mat']);

% tidy up variables
err_h2bf_nobf = err_h2bf_nobf.err;
err_h2h_nobf = err_h2h_nobf.err;

% remove wrong landmark due to human error when hand tracing them
err_h2bf_nobf{126}(13, :) = [];
err_h2h_nobf{11}(end, :) = [];

%% plot errors, but each slice becomes a point in the plot. This way we can
%% see that the error increases as we move left away from the slice we
%% started from

%% histo-blockface

% indices of slices with landmarks
idx = find(~cellfun(@isempty, err_h2bf_nobf));

close
hold off
J = 5; % coarsest level of refinement
plot(idx, ...
    cellfun(@(x) median(x(:, J), 1), err_h2bf_nobf(idx)) * 1e3, ...
    'k-', 'LineWidth', 2)
hold on
J = 1; % finest level of refinement
plot(idx, ...
    cellfun(@(x) median(x(:, J), 1), err_h2bf_nobf(idx)) * 1e3, ...
    'k--', 'LineWidth', 2)
J = 5;
plot(idx, ...
    cellfun(@(x) prctile(x(:, J), 100, 1), err_h2bf_nobf(idx)) * 1e3, ...
    'r', 'LineWidth', 2)
J = 1;
plot(idx, ...
    cellfun(@(x) prctile(x(:, J), 100, 1), err_h2bf_nobf(idx)) * 1e3, ...
    'r--', 'LineWidth', 2)
set(gca, 'FontSize', 18)
xlabel('Slice index')
ylabel('Landmark distance error (mm)')
text(75, 2.1, 'direction of registration', 'FontSize', 18)
ah = annotation('textarrow', [.85 .5], [.8 .8]);
axis([0 150 0 2.4])

saveas(gca, [FIGDIR filesep 'err_Q53_blockface_histology_t_NoBlockfaceIntra_HistologySiriusRedLoRes_by_slice.tif'])

%% histo-histo

% indices of slices with landmarks
idx = find(~cellfun(@isempty, err_h2h_nobf));

close
hold off
J = 5;
plot(idx, ...
    cellfun(@(x) median(x(:, J), 1), err_h2h_nobf(idx)) * 1e3, ...
    'k', 'LineWidth', 2)
hold on
J = 1;
plot(idx, ...
    cellfun(@(x) median(x(:, J), 1), err_h2h_nobf(idx)) * 1e3, ...
    'k--', 'LineWidth', 2)
J = 5;
plot(idx, ...
    cellfun(@(x) prctile(x(:, J), 100, 1), err_h2h_nobf(idx)) * 1e3, ...
    'r', 'LineWidth', 2)
J = 1;
plot(idx, ...
    cellfun(@(x) prctile(x(:, J), 100, 1), err_h2h_nobf(idx)) * 1e3, ...
    'r--', 'LineWidth', 2)
set(gca, 'FontSize', 18)
xlabel('Slice index')
ylabel('Landmark distance error (mm)')
text(75, 0.4, 'direction of registration', 'FontSize', 18)
ah = annotation('textarrow', [.85 .5], [.65 .65]);
axis([0 150 0 0.575])

saveas(gca, [FIGDIR filesep 'err_Q53_intra_histology_t_NoBlockfaceIntra_HistologySiriusRedLoRes_by_slice.tif'])


%%%%%%%%%%%%%%%%%%%%%%%%%%%%%%%%%%%%%%%%%%%%%%%%%%%%%%%%%%%%%%%%%%%%%%%%%%%
%% reconstruction validation (using blockface as external reference)
%% slice by slice
%%%%%%%%%%%%%%%%%%%%%%%%%%%%%%%%%%%%%%%%%%%%%%%%%%%%%%%%%%%%%%%%%%%%%%%%%%%

% low-res 4 B-spline registrations, 5 diffusions
err_h2bf = load([SRCDIR filesep 'err_Q53_blockface_histology_t_Intra_HistologySiriusRedLoRes.mat']);
err_h2h = load([SRCDIR filesep 'err_Q53_intra_histology_t_Intra_HistologySiriusRedLoRes.mat']);

% tidy up variables
err_h2bf = err_h2bf.err;
err_h2h = err_h2h.err;

% remove wrong landmark due to human error when hand tracing them
err_h2bf{126}(13, :) = [];
err_h2h{11}(end, :) = [];

%% plot errors, but each slice becomes a point in the plot. This way we can
%% see that the error increases as we move left away from the slice we
%% started from

%% histo-blockface

% indices of slices with landmarks
idx = find(~cellfun(@isempty, err_h2bf));

close
hold off
J = 5; % coarsest level of refinement
plot(idx, ...
    cellfun(@(x) median(x(:, J), 1), err_h2bf(idx)) * 1e3, ...
    'k-', 'LineWidth', 2)
hold on
J = 1; % finest level of refinement
plot(idx, ...
    cellfun(@(x) median(x(:, J), 1), err_h2bf(idx)) * 1e3, ...
    'k--', 'LineWidth', 2)
J = 5;
plot(idx, ...
    cellfun(@(x) prctile(x(:, J), 100, 1), err_h2bf(idx)) * 1e3, ...
    'r', 'LineWidth', 2)
J = 1;
plot(idx, ...
    cellfun(@(x) prctile(x(:, J), 100, 1), err_h2bf(idx)) * 1e3, ...
    'r--', 'LineWidth', 2)
set(gca, 'FontSize', 18)
xlabel('Slice index')
ylabel('Landmark distance error (mm)')
axis([0 150 0 2.4])

saveas(gca, [FIGDIR filesep 'err_Q53_blockface_histology_t_Intra_HistologySiriusRedLoRes_by_slice.tif'])

%% histo-histo

% indices of slices with landmarks
idx = find(~cellfun(@isempty, err_h2h));

close
hold off
J = 5;
plot(idx, ...
    cellfun(@(x) median(x(:, J), 1), err_h2h(idx)) * 1e3, ...
    'k', 'LineWidth', 2)
hold on
J = 1;
plot(idx, ...
    cellfun(@(x) median(x(:, J), 1), err_h2h(idx)) * 1e3, ...
    'k--', 'LineWidth', 2)
J = 5;
plot(idx, ...
    cellfun(@(x) prctile(x(:, J), 100, 1), err_h2h(idx)) * 1e3, ...
    'r', 'LineWidth', 2)
J = 1;
plot(idx, ...
    cellfun(@(x) prctile(x(:, J), 100, 1), err_h2h(idx)) * 1e3, ...
    'r--', 'LineWidth', 2)
set(gca, 'FontSize', 18)
xlabel('Slice index')
ylabel('Landmark distance error (mm)')
axis([0 150 0 0.575])

saveas(gca, [FIGDIR filesep 'err_Q53_intra_histology_t_Intra_HistologySiriusRedLoRes_by_slice.tif'])


%%%%%%%%%%%%%%%%%%%%%%%%%%%%%%%%%%%%%%%%%%%%%%%%%%%%%%%%%%%%%%%%%%%%%%%%%%%
%% reconstruction validation (using blockface as external reference)
%% aggregate slices, show each step of refinement
%%%%%%%%%%%%%%%%%%%%%%%%%%%%%%%%%%%%%%%%%%%%%%%%%%%%%%%%%%%%%%%%%%%%%%%%%%%

%% load error results:

% low-res 4 B-spline registrations, 5 diffusions
err_h2bf = load([SRCDIR filesep 'err_Q53_blockface_histology_t_Intra_HistologySiriusRedLoRes.mat']);
err_h2h = load([SRCDIR filesep 'err_Q53_intra_histology_t_Intra_HistologySiriusRedLoRes.mat']);

% low-res 20 B-spline registrations, 1 diffusion (i.e. no diffusion)
err_h2bf_nodiff = load([SRCDIR filesep 'err_Q53_blockface_histology_t_IntraNoDiff_HistologySiriusRedLoRes.mat']);
err_h2h_nodiff = load([SRCDIR filesep 'err_Q53_intra_histology_t_IntraNoDiff_HistologySiriusRedLoRes.mat']);

% low-res 1 B-spline registration, several levels of diffusion
err_h2bf_onlydiff = load([SRCDIR filesep 'err_Q53_blockface_histology_t_IntraOnlyDiff_HistologySiriusRedLoRes.mat']);
err_h2h_onlydiff = load([SRCDIR filesep 'err_Q53_intra_histology_t_IntraOnlyDiff_HistologySiriusRedLoRes.mat']);

% % hi-res 4 B-spline registrations, 100 diffusions each
% err_h2bf_hires = load([SRCDIR filesep 'err_Q53_blockface_histology_t_Total_HistologySiriusRed_LV_FreeWall.mat']);
% err_h2h_hires = load([SRCDIR filesep 'err_Q53_intra_histology_t_Total_HistologySiriusRed_LV_FreeWall.mat']);

% tidy up variables
MaxDiffIter_onlydiff = err_h2h_onlydiff.MaxDiffIter;
err_h2bf = err_h2bf.err;
err_h2bf_nodiff = err_h2bf_nodiff.err;
err_h2bf_onlydiff = err_h2bf_onlydiff.err;
err_h2h = err_h2h.err;
err_h2h_nodiff = err_h2h_nodiff.err;
err_h2h_onlydiff = err_h2h_onlydiff.err;
% err_h2bf_hires = err_h2bf_hires.err;
% err_h2h_hires = err_h2h_hires.err;

% concatenate error by landmarks so that we can see how it changes from
% level to level of refinement. 
errtot_h2bf = cat(1, err_h2bf{:});
errtot_h2bf_nodiff = cat(1, err_h2bf_nodiff{:});
errtot_h2bf_onlydiff = cat(1, err_h2bf_onlydiff{:});
errtot_h2h = cat(1, err_h2h{:});
errtot_h2h_nodiff = cat(1, err_h2h_nodiff{:});
errtot_h2h_onlydiff = cat(1, err_h2h_onlydiff{:});
% errtot_h2bf_hires = cat(1, err_h2bf_hires{:});
% errtot_h2h_hires = cat(1, err_h2h_hires{:});

% remove outlier, wrong placement of landmarks by user
errtot_h2bf(327, :) = [];
errtot_h2bf_nodiff(327, :) = [];
errtot_h2bf_onlydiff(327, :) = [];
errtot_h2h(39, :) = [];
errtot_h2h_nodiff(39, :) = [];
errtot_h2h_onlydiff(39, :) = [];
% errtot_h2bf_hires(327, :) = [];
% errtot_h2h_hires(39, :) = [];

% flip error left to right, so that we start with the coarsest level of
% reconstruction, and move towards finer reconstruction
errtot_h2bf(:, end:-1:1) = errtot_h2bf;
errtot_h2bf_nodiff(:, end:-1:1) = errtot_h2bf_nodiff;
errtot_h2h(:, end:-1:1) = errtot_h2h;
errtot_h2h_nodiff(:, end:-1:1) = errtot_h2h_nodiff;
% errtot_h2bf_hires(:, end:-1:1) = errtot_h2bf_hires;
% errtot_h2h_hires(:, end:-1:1) = errtot_h2h_hires;

% % the high resolution errors have lots of NaN because most of the landmarks
% % fall outside the ROI. We have to remove those NaNs
% errtot_h2bf_hires(any(isnan(errtot_h2bf_hires), 2), :) = [];
% errtot_h2h_hires(any(isnan(errtot_h2h_hires), 2), :) = [];

%% plot error

% plot lo-res blockface-histology landmark error (curves)
hold off
plot([1 2 7+(0:5:15)], median(errtot_h2bf, 1) * 1e3, 'k', 'LineWidth', 2)
hold on
plot([1 2 7+(0:5:15)], median(errtot_h2bf, 1) * 1e3, 'ok', 'LineWidth', 2)
set(gca, 'XTick', 1:22)
set(gca, 'XTickLabel', ...
    {'Bf', 'Rig', '1', '', '', '', '5', '', '', '', '', '10', '', '', '', '', '15', '', '', '', '', '20'})
set(gca, 'FontSize', 16)
rotateXLabels(gca, 45)
plot(2:22, median(errtot_h2bf_nodiff(:, 2:end), 1) * 1e3, 'k--', 'LineWidth', 2)
plot(2+MaxDiffIter_onlydiff(1:2), median(errtot_h2bf_onlydiff(:, 1:2) * 1e3, 1), 'k:', 'LineWidth', 2)
plot(2+MaxDiffIter_onlydiff(1:2), median(errtot_h2bf_onlydiff(:, 1:2) * 1e3, 1), 'kx', 'LineWidth', 2)
plot([1 2 7+(0:5:15)], prctile(errtot_h2bf, 95, 1) * 1e3, 'r', 'LineWidth', 2)
plot([1 2 7+(0:5:15)], prctile(errtot_h2bf, 95, 1) * 1e3, 'ro', 'LineWidth', 2)
plot(2:22, prctile(errtot_h2bf_nodiff(:, 2:end), 95, 1) * 1e3, 'r--', 'LineWidth', 2)
plot(2+MaxDiffIter_onlydiff(1:2), prctile(errtot_h2bf_onlydiff(:, 1:2) * 1e3, 95, 1), 'r:', 'LineWidth', 2)
plot(2+MaxDiffIter_onlydiff(1:2), prctile(errtot_h2bf_onlydiff(:, 1:2) * 1e3, 95, 1), 'rx', 'LineWidth', 2)
xlabel('Number of registration sweeps or equivalent neighbor transformation updates')
ylabel('Landmark distance error (mm)')

% save figure
saveas(gca, [FIGDIR filesep 'errtot_h2bf_' MOUSE '-' HISTO '.tif'])

% plot lo-res histology-histology landmark error
hold off
plot([1 2 7+(0:5:15)], median(errtot_h2h, 1) * 1e3, 'k', 'LineWidth', 2)
hold on
plot([1 2 7+(0:5:15)], median(errtot_h2h, 1) * 1e3, 'ok', 'LineWidth', 2)
set(gca, 'XTick', 1:22)
set(gca, 'XTickLabel', ...
    {'Bf', 'Rig', '1', '', '', '', '5', '', '', '', '', '10', '', '', '', '', '15', '', '', '', '', '20'})
set(gca, 'FontSize', 16)
rotateXLabels(gca, 45)
plot(2:22, median(errtot_h2h_nodiff(:, 2:end), 1) * 1e3, 'k--', 'LineWidth', 2)
plot(2+MaxDiffIter_onlydiff(1:2), median(errtot_h2h_onlydiff(:, 1:2) * 1e3, 1), 'k:', 'LineWidth', 2)
plot(2+MaxDiffIter_onlydiff(1:2), median(errtot_h2h_onlydiff(:, 1:2) * 1e3, 1), 'kx', 'LineWidth', 2)
plot([1 2 7+(0:5:15)], prctile(errtot_h2h, 95, 1) * 1e3, 'r', 'LineWidth', 2)
plot([1 2 7+(0:5:15)], prctile(errtot_h2h, 95, 1) * 1e3, 'ro', 'LineWidth', 2)
plot(2:22, prctile(errtot_h2h_nodiff(:, 2:end), 95, 1) * 1e3, 'r--', 'LineWidth', 2)
plot(2+MaxDiffIter_onlydiff(1:2), prctile(errtot_h2h_onlydiff(:, 1:2) * 1e3, 95, 1), 'r:', 'LineWidth', 2)
plot(2+MaxDiffIter_onlydiff(1:2), prctile(errtot_h2h_onlydiff(:, 1:2) * 1e3, 95, 1), 'rx', 'LineWidth', 2)
xlabel('Number of registration sweeps or equivalent neighbor transformation updates')
ylabel('Landmark distance error (mm)')

% save figure
saveas(gca, [FIGDIR filesep 'errtot_h2h_' MOUSE '-' HISTO '.tif'])
